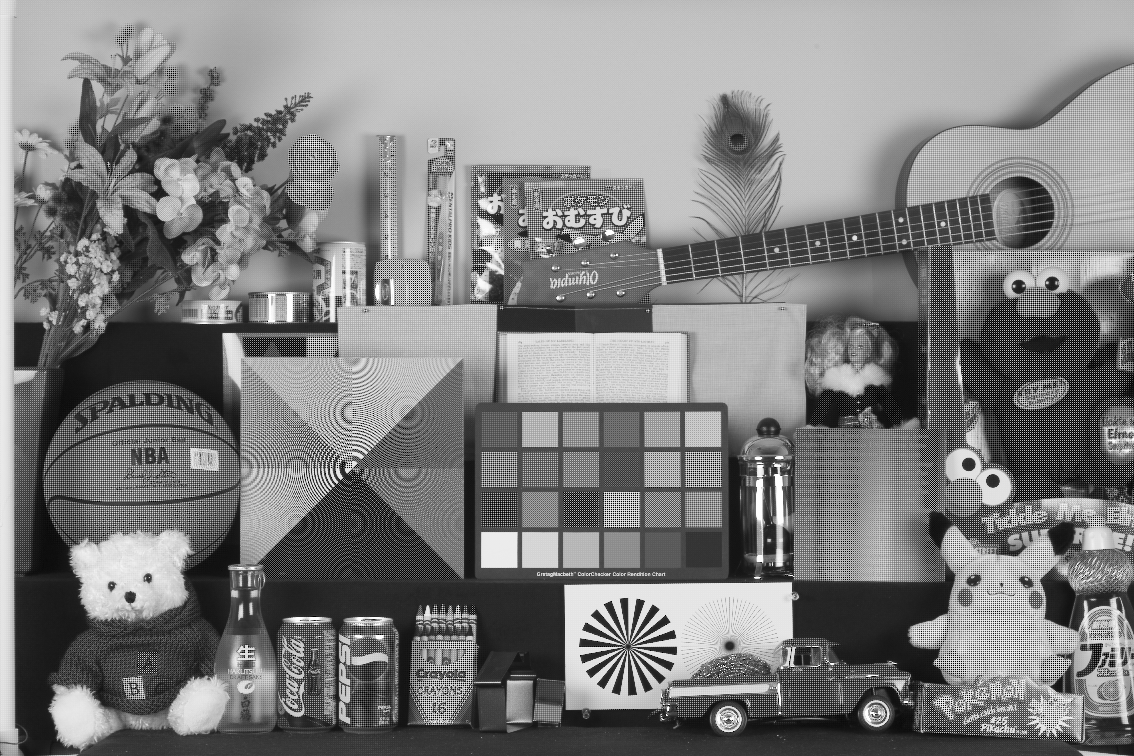
#> input picture KM/kamera_testy/testimage_2.tif, 1134 x 756 px, given in place of the camera
$ python camera_test.py   (Python 2 division)   (older library calls are emulated)
#> lines starting #> are read from the running program, lines starting #| are printed output that depends on the picture
import numpy as np
import cv2
from time import sleep

i=0
cap = cv2.VideoCapture(1)

if(cap.isOpened()):
    print "kamera wlaczona"
    # print  cv2.cv.CV_CAP_PROP_FRAME_HEIGHT1
    ret1 = cap.set(3,1920)
    ret1 = cap.set(4,1080)
    print cap.get(cv2.CAP_PROP_FORMAT)
    # ret1 = cap.set(cv2.CAP_PROP_FRAME_COUNT,1.0)
    # print ret1
    print cap.get(cv2.CAP_PROP_FRAME_COUNT)
    print cap.get(3)
    print cap.get(4)
#     print cap.get(cv2.cv.CV_CAP_PROP_FORMAT)


else:
    cap.open()

    # print ret1
# fourcc = cv2.cv.CV_FOURCC(*'DIVX')
# video = cv2.VideoWriter('video.avi',-1,5,(640,480))
while(cap.isOpened()):

    ret, frame = cap.read()
#> frame is the input picture: shape (756, 1134, 3); min 0, max 255, mean 127.3
    # img=cv2.


    # frame2 = cv2.cvtColor(frame,cv2.COLOR_BAYER_GB2BGR)
    y,u,v = cv2.split(frame)

    # bayer = cv2.    CreateImage( cvGetSize(imgFrame), IPL_DEPTH_8U, 1);
    # cvCopy(imgFrame,bayer,NULL);
    y2 = cv2.cvtColor(y+u+v,cv2.COLOR_BAYER_BG2GRAY)
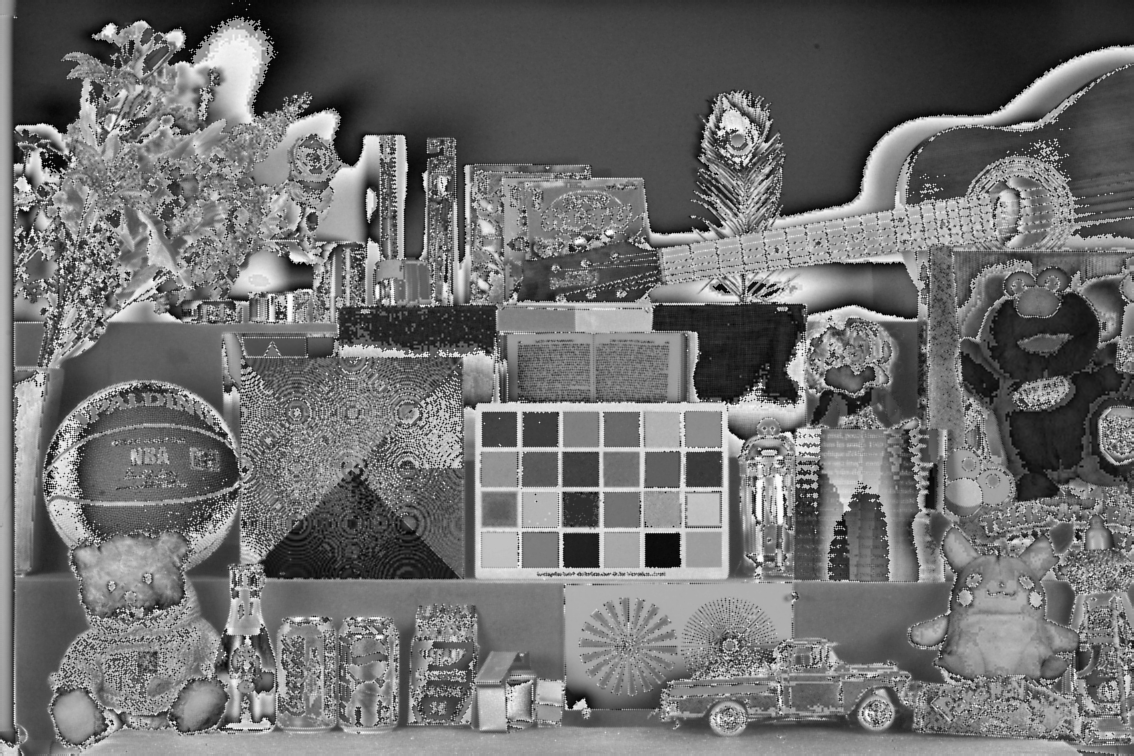
#> y2: shape (756, 1134); min 1, max 254, mean 111.3
    # frame3 = cv2.cvtColor(frame, cv2.COLOR_BGR2RGB)
    if (i==0):
        print "ramka1\n",y
#> (printed output is left out)
        print "\nramka2\n",y2
#> (printed output is left out)
        # print "\nramka3\n",
        print y==y2
#> (printed output is left out)
        i=1
        cv2.imwrite('frame.tif',frame)


    #
    # ret, gb = cv2.threshold(gray,128,255,cv2.THRESH_BINARY)
    #
    # gb = cv2.bitwise_not(gb)
    #
    # contour,hier = cv2.findContours(gb,cv2.RETR_CCOMP,cv2.CHAIN_APPROX_SIMPLE)
    #
    # for cnt in contour:
    #     cv2.drawContours(gb,[cnt],0,255,-1)
    # gray = cv2.bitwise_not(gb)
    #
    # cv2.drawContours(gray,contour,-1,(0,255,0),3)


    cv2.imshow('test', cv2.resize(y,(640,480)))
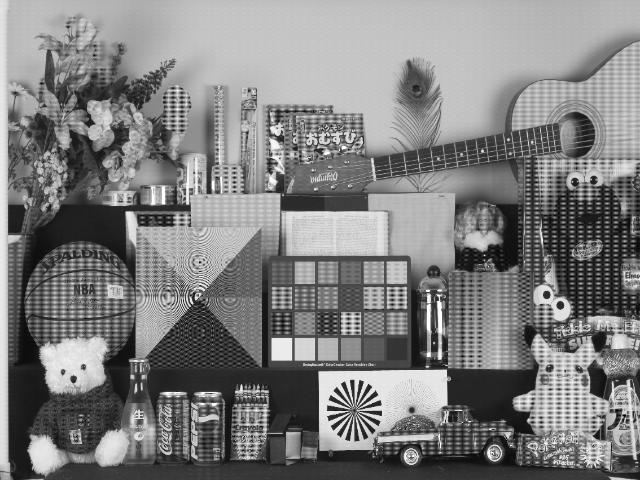
#> window 'test': shape (480, 640); min 1, max 255, mean 127.1
    cv2.imshow('test2', cv2.resize(y2,(640,480)))
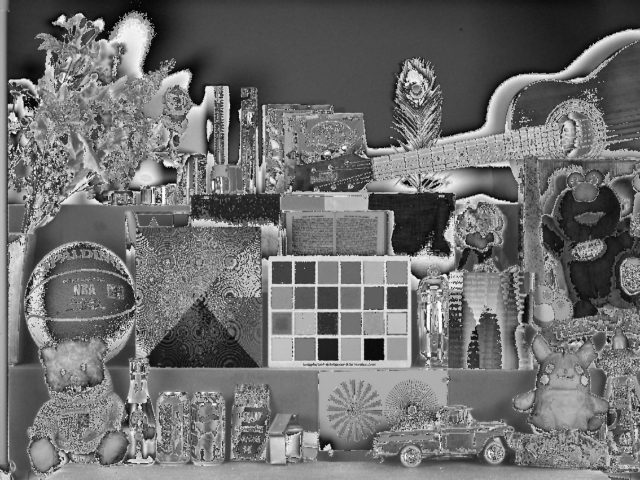
#> window 'test2': shape (480, 640); min 3, max 253, mean 111.2
    cv2.resizeWindow('test',640,480)
    # cv2.imshow('test3', v)
    # video.write(y)

    if cv2.waitKey(1) & 0xFF == ord('q'):
#> (key q is pressed here)
        break

cap.release()
# video.release()
cv2.destroyAllWindows()
